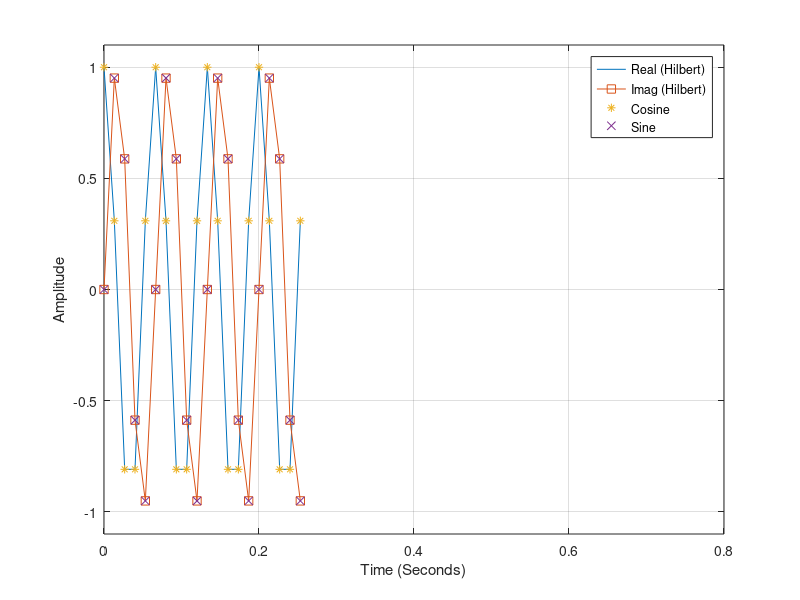
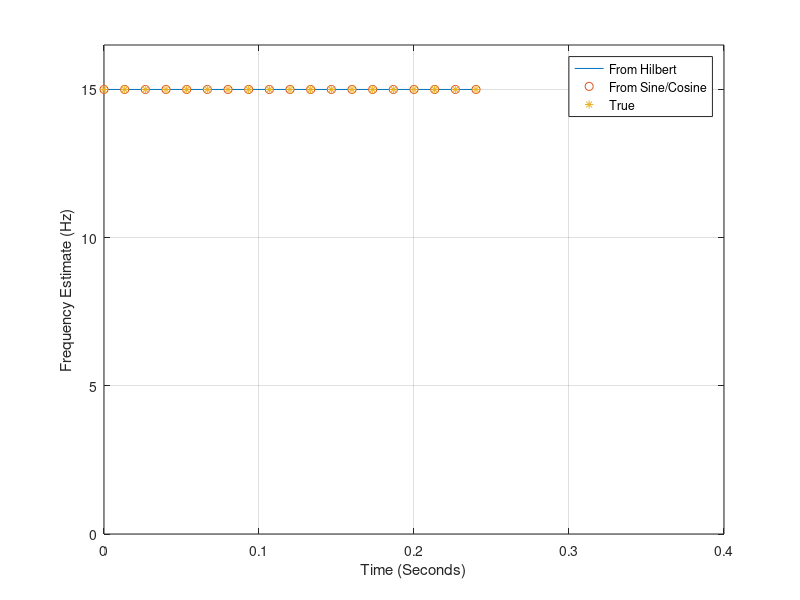

MATLAB code for these plots, in order:
% Sinusoid parameters
fs = 75; fc = 15; N = 20; step = 1;
t = 0:step/fs:(N-1)/fs;
% Create CW Tone
r = cos(2*pi*fc*t); i = sin(2*pi*fc*t);
% Alternatively we can use a hilbert transform from our real signal
y = hilbert(r);
% Estimate frequency from phase
phaseEstHib = unwrap(angle(y))*fs/(2*pi*step); freqEstHib = diff(phaseEstHib);
phaseEstCW = unwrap(atan2(i,r))*fs/(2*pi*step); freqEstCW = diff(phaseEstCW);
tDiff = t(1:end-1);
% Plots
f1 = figure(1);
plot(t,real(y),t,imag(y),'-s',t,r,'*',t,i,'x');
xlabel('Time (Seconds)'); ylabel('Amplitude');grid on;
legend('Real (Hilbert)','Imag (Hilbert)','Cosine','Sine');
xlim([0 60/fs]); ylim([-1.1 1.1])
f2 = figure(2);
plot(tDiff,freqEstHib,tDiff,freqEstCW,'o',...
     tDiff,fc*ones(size(tDiff)),'*');
xlim([0 30/fs]); ylim([0, fc*1.1]);
xlabel('Time (Seconds)');
ylabel('Frequency Estimate (Hz)');
legend('From Hilbert','From Sine/Cosine','True'); grid on;

for i = 1:5
    fprintf("S_1 = (%2.4f, %2.4f)\n", real(y(i)), imag(y(i)));
end